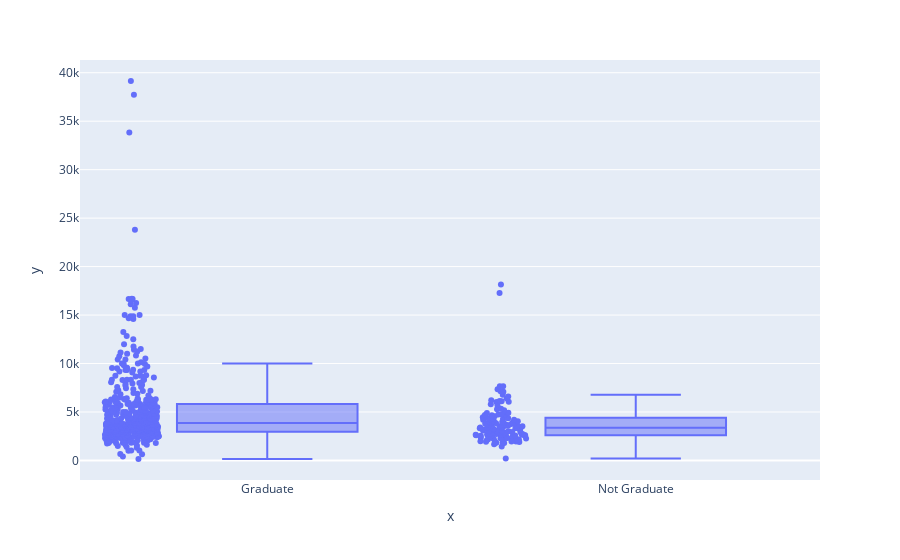

Notebook code cell kept with this figure:
### Markdown cell above
Look at the distribution of income segregated  by `Education`

### Code cell
fig = px.box(px.data.tips(), x= message.Education, y = message.ApplicantIncome, points="all")
fig.show()

### Figure 1 — Plotly figure (JSON) as saved in the notebook; plotly's stock layout.template omitted (floating-point values rounded to 4 significant figures; data arrays with more than 128 entries replaced by an {"elided": "..."} marker saying what was removed)
{"data": [{"alignmentgroup": "True", "boxpoints": "all", "hovertemplate": "x=%{x}<br>y=%{y}<extra></extra>", "legendgroup": "", "marker": {"color": "#636efa"}, "name": "", "notched": false, "offsetgroup": "", "orientation": "v", "showlegend": false, "type": "box", "x": {"elided": "576 str values"}, "x0": " ", "xaxis": "x", "y": {"elided": "576 int values"}, "y0": " ", "yaxis": "y"}], "layout": {"boxmode": "group", "legend": {"tracegroupgap": 0}, "margin": {"t": 60}, "xaxis": {"anchor": "y", "domain": [0, 1], "title": {"text": "x"}}, "yaxis": {"anchor": "x", "domain": [0, 1], "title": {"text": "y"}}}}
